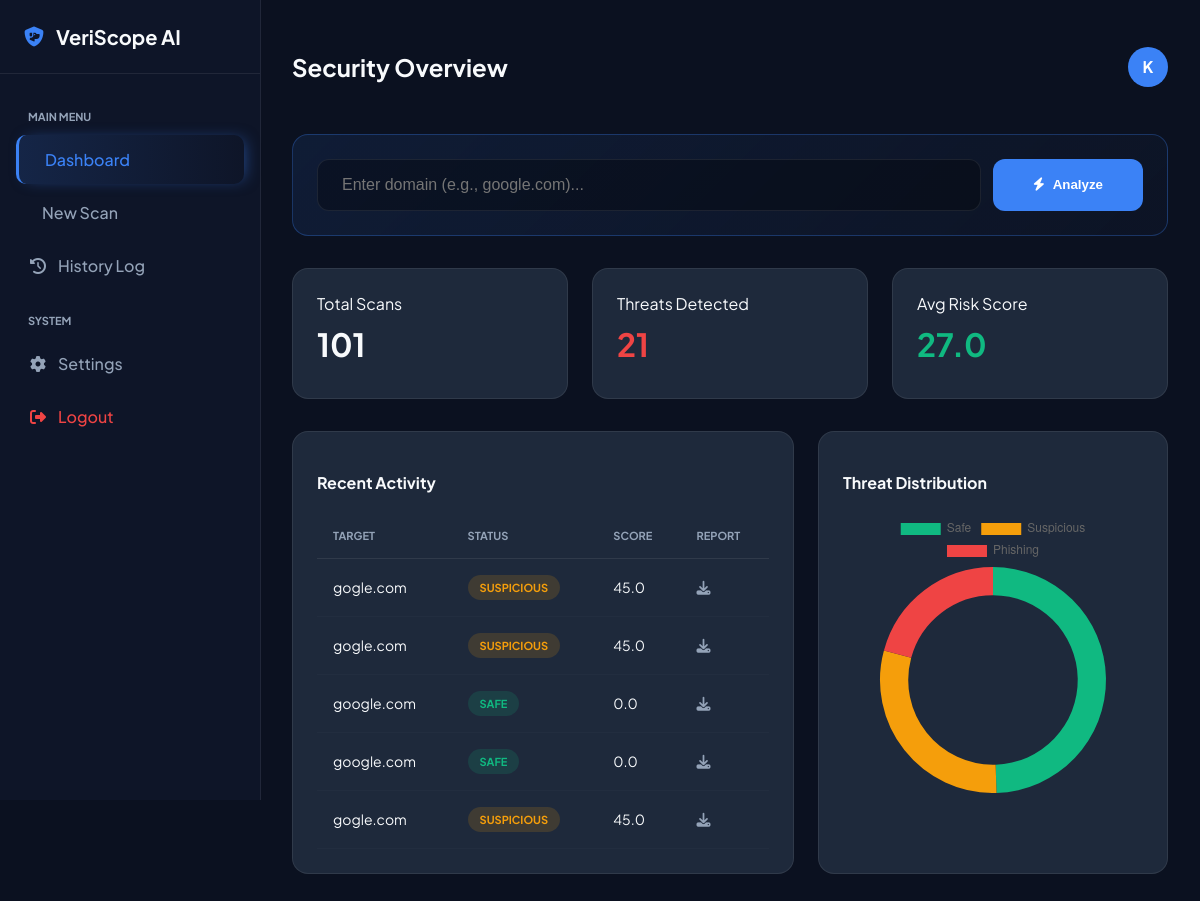
/dashboard (signed in), run on the app's committed database.
### tables this page shows
CREATE TABLE scan_history
                 (id INTEGER PRIMARY KEY, user_id TEXT, url TEXT, status TEXT, details TEXT,
                  domain_age TEXT, ip_address TEXT, website_status TEXT, threat_score REAL,
                  timestamp DATETIME DEFAULT CURRENT_TIMESTAMP);

### app.py (the view, shortened to what this page needs)
@app.route("/dashboard")
def dashboard():
    if 'user_id' in session:
        conn = get_db()
        c = conn.cursor()
        uid = session.get('user_id', '0')
        c.execute("SELECT COUNT(*) FROM scan_history WHERE user_id=?", (uid,))
        total = c.fetchone()[0]
        c.execute("SELECT COUNT(*) FROM scan_history WHERE status='PHISHING' AND user_id=?", (uid,))
        threats = c.fetchone()[0]
        c.execute("SELECT AVG(threat_score) FROM scan_history WHERE user_id=?", (uid,))
        avg = c.fetchone()[0] or 0
        c.execute("SELECT id, url, status, threat_score FROM scan_history WHERE user_id=? ORDER BY timestamp DESC LIMIT 5", (uid,))
        recent_scans = c.fetchall()
        c.execute("SELECT COUNT(*) FROM scan_history WHERE status='SAFE' AND user_id=?", (uid,))
        safe = c.fetchone()[0]
        c.execute("SELECT COUNT(*) FROM scan_history WHERE status='SUSPICIOUS' AND user_id=?", (uid,))
        suspicious = c.fetchone()[0]
        conn.close()
        threat_dist = [{'1': safe}, {'1': suspicious}, {'1': threats}]
        stats = [total, threats, round(avg, 1)]
        return render_template("dashboard.html",
                               stats=stats,
                               recent_scans=recent_scans,
                               threat_dist=threat_dist)

### app.py (called while the page is built)
@app.before_request
def make_session_permanent():
    session.permanent = True

def get_db():
    return sqlite3.connect(DB_NAME)

### templates/dashboard.html (shortened to what this page needs)
<!DOCTYPE html>
<html lang="en">
<head>
    <link href="https://cdnjs.cloudflare.com/ajax/libs/font-awesome/6.4.0/css/all.min.css" rel="stylesheet">
</head>
<body>
    <aside class="sidebar">
        <div class="logo-area"><i class="fas fa-shield-dog" style="color:var(--primary);"></i> VeriScope AI</div>
        <nav class="nav-menu">
            <div class="nav-label">MAIN MENU</div>
            <a href="/dashboard" class="nav-link active"> Dashboard</a>
            <a href="/scan" class="nav-link"> New Scan</a>
            <a href="/history" class="nav-link"><i class="fas fa-history"></i> History Log</a>
            <div class="nav-label" style="margin-top:24px;">SYSTEM</div>
            <a href="/settings" class="nav-link"><i class="fas fa-cog"></i> Settings</a>
            <a href="/logout" class="nav-link" style="color:#ef4444;"><i class="fas fa-sign-out-alt"></i> Logout</a>
        </nav>
    </aside>
    <main class="main-content">
        <div class="header">
            <h2>Security Overview</h2>
            <div class="top-right">
                <div class="avatar" onclick="toggleProfile()">
                    {{ (session.username or session.email or 'U')[0].upper() }}
                </div>
            </div>
        </div>
        <div class="quick-scan-wrapper">
            <form action="/scan" method="POST" class="scan-form" id="dashScanForm">
                <input type="text" name="url" placeholder="Enter domain (e.g., google.com)..." class="scan-input" required>
                <button type="submit" class="btn-scan"><i class="fas fa-bolt"></i> Analyze</button>
            </form>
        </div>
        <div class="stats-grid">
            <div class="card"><div>Total Scans</div><div class="stat-val">{{ stats[0] }}</div></div>
            <div class="card"><div>Threats Detected</div><div class="stat-val" style="color:#ef4444;">{{ stats[1] }}</div></div>
            <div class="card"><div>Avg Risk Score</div><div class="stat-val" style="color:#10b981;">{{ stats[2] }}</div></div>
        </div>
        <div class="dashboard-grid">
            <div class="card">
                <h3 style="margin-bottom:20px;font-size:16px;">Recent Activity</h3>
                <table class="table-container">
                    <thead><tr><th>Target</th><th>Status</th><th>Score</th><th>Report</th></tr></thead>
                    <tbody>
                        {% for scan in recent_scans %}
                        <tr>
                            <td>{{ scan[1] }}</td>
                            <td>
                                {% if scan[2] == 'SAFE' %}<span class="status-pill pill-safe">SAFE</span>
                                {% elif scan[2] == 'PHISHING' %}<span class="status-pill pill-danger">PHISHING</span>
                                {% else %}<span class="status-pill pill-warn">SUSPICIOUS</span>{% endif %}
                            </td>
                            <td>{{ scan[3] }}</td>
                            <td><a href="/download_enhanced_report/{{ scan[0] }}" style="color:#94a3b8;"><i class="fas fa-download"></i></a></td>
                        </tr>
                        {% endfor %}
                    </tbody>
                </table>
            </div>
            <div class="card">
                <h3 style="margin-bottom:20px;font-size:16px;">Threat Distribution</h3>
                <div class="chart-box"><canvas id="threatChart"></canvas></div>
            </div>
        </div>
    </main>
    <script>
        // Chart
        const ctx = document.getElementById('threatChart').getContext('2d');
        new Chart(ctx, { type: 'doughnut', data: { labels: ['Safe','Suspicious','Phishing'], datasets: [{ data: [{{ threat_dist[0]['1'] }},{{ threat_dist[1]['1'] }},{{ threat_dist[2]['1'] }}], backgroundColor: ['#10b981','#f59e0b','#ef4444'], borderWidth: 0 }] }, options: { maintainAspectRatio: false, cutout: '75%' } });
        // Profile popup
        function toggleProfile() {
            const p = document.getElementById('profilePopup');
            p.style.display = (p.style.display === 'flex') ? 'none' : 'flex';
        }
        window.onclick = function(e) {
            const p = document.getElementById('profilePopup');
            if (!e.target.closest('.avatar') && !e.target.closest('.profile-popup')) p.style.display = 'none';
        }
        // ── Limit popup ──
        function vsShowLimitPopup() {
            document.getElementById('vs-limit-overlay').classList.add('active');
            document.body.style.overflow = 'hidden';
        }
        document.getElementById('vs-limit-overlay').addEventListener('click', function(e) {
            if (e.target === this) { this.classList.remove('active'); document.body.style.overflow = ''; }
        });
        document.addEventListener('keydown', function(e) {
            if (e.key === 'Escape') { document.getElementById('vs-limit-overlay').classList.remove('active'); document.body.style.overflow = ''; }
        });
        function getCookie(n) {
            const v = document.cookie.split(';').find(c => c.trim().startsWith(n + '='));
            return v ? parseInt(v.trim().split('=')[1]) : 0;
        }
        const isLoggedIn = {{ 'true' if session.get('user_id') else 'false' }};
        const limitHit   = getCookie('guest_scans') >= 2;
        if (limitHit && !isLoggedIn) {
            document.addEventListener('DOMContentLoaded', vsShowLimitPopup);
            // Intercept the quick scan form on dashboard
            document.getElementById('dashScanForm').addEventListener('submit', function(e) {
                e.preventDefault(); vsShowLimitPopup();
            });
            // Intercept sidebar New Scan link
            document.querySelectorAll('a[href="/scan"]').forEach(function(a) {
                a.addEventListener('click', function(e) { e.preventDefault(); vsShowLimitPopup(); });
            });
        }
    </script>
</body>
</html>

### templates/dashboard.html (style rules this page uses)
:root { --bg-body:#0b1120;--bg-panel:#1e293b;--primary:#3b82f6;--text-main:#f8fafc;--text-muted:#94a3b8;--border:rgba(255,255,255,0.08); }
body { font-family:'Plus Jakarta Sans',sans-serif;background:var(--bg-body);color:var(--text-main);display:flex;min-height:100vh;margin:0; }
.sidebar { width:260px;background:rgba(15,23,42,0.95);border-right:1px solid var(--border);display:flex;flex-direction:column;position:fixed;height:100vh;z-index:100; }
.logo-area { padding:24px;border-bottom:1px solid var(--border);display:flex;align-items:center;gap:12px;font-weight:700;font-size:20px; }
.nav-menu { padding:24px 16px;flex:1; }
.nav-label { font-size:11px;text-transform:uppercase;color:var(--text-muted);font-weight:700;margin:12px 0 12px 12px; }
.nav-link { display:flex;align-items:center;gap:12px;padding:14px;color:var(--text-muted);text-decoration:none;border-radius:10px;margin-bottom:4px;font-weight:500;transition:0.2s; }
.nav-link.active { background:linear-gradient(90deg,rgba(59,130,246,0.15),transparent);color:var(--primary);border-left:3px solid var(--primary);box-shadow:5px 0 15px -5px rgba(59,130,246,0.5); }
.main-content { flex:1;margin-left:260px;padding:32px; }
.header { display:flex;justify-content:space-between;margin-bottom:32px;align-items:center;position:relative;z-index:2000; }
.top-right { display:flex;align-items:center;gap:24px;position:relative; }
.avatar { width:40px;height:40px;background:#3b82f6;border-radius:50%;display:flex;align-items:center;justify-content:center;font-weight:700;color:white;font-size:16px;cursor:pointer;transition:transform 0.2s; }
.quick-scan-wrapper { background:linear-gradient(135deg,rgba(59,130,246,0.1),rgba(15,23,42,0.5));border:1px solid rgba(59,130,246,0.3);border-radius:16px;padding:24px;display:flex;align-items:center;justify-content:center;margin-bottom:32px; }
.scan-form { width:100%;display:flex;gap:12px; }
.scan-input { flex:1;background:rgba(0,0,0,0.3);border:1px solid var(--border);padding:16px 24px;border-radius:12px;color:#fff;font-size:16px;outline:none; }
.btn-scan { background:var(--primary);color:#fff;border:none;padding:0 40px;border-radius:12px;font-weight:600;cursor:pointer;display:flex;align-items:center;gap:8px; }
.stats-grid { display:grid;grid-template-columns:repeat(3,1fr);gap:24px;margin-bottom:32px; }
.card { background:var(--bg-panel);border:1px solid var(--border);border-radius:16px;padding:24px;transition:transform 0.3s ease,box-shadow 0.3s ease,border-color 0.3s; }
.stat-val { font-size:32px;font-weight:700;margin:10px 0; }
.dashboard-grid { display:grid;grid-template-columns:2fr 1fr;gap:24px;margin-bottom:32px; }
.table-container { width:100%;border-collapse:collapse; }
.table-container th { text-align:left;padding:16px;color:var(--text-muted);font-size:11px;text-transform:uppercase;border-bottom:1px solid var(--border); }
.table-container td { padding:16px;border-bottom:1px solid rgba(255,255,255,0.02);font-size:14px;color:#f8fafc; }
.table-container tbody tr { transition:background-color 0.2s; }
.status-pill { padding:6px 12px;border-radius:20px;font-size:11px;font-weight:700;display:inline-flex;align-items:center;gap:6px; }
.pill-safe { background:rgba(16,185,129,0.15);color:#10b981; }
.pill-warn { background:rgba(245,158,11,0.15);color:#f59e0b; }
.chart-box { height:280px;width:100%;display:flex;align-items:center;justify-content:center; }

### data on the page
scan_history: url "gogle.com", status "SUSPICIOUS", threat_score "45.0"
scan_history: url "gogle.com", status "SUSPICIOUS", threat_score "45.0"
scan_history: url "google.com", status "SAFE", threat_score "0.0"
scan_history: url "google.com", status "SAFE", threat_score "0.0"
scan_history: url "gogle.com", status "SUSPICIOUS", threat_score "45.0"

### other printed values
{{ (session.username or session.email or 'U')[0].upper() }} "K"
{{ stats[0] }} "101"
{{ stats[1] }} "21"
{{ stats[2] }} "27.0"
chart data {{ threat_dist[0]['1'] }} 50
chart data {{ threat_dist[1]['1'] }} 30
chart data {{ threat_dist[2]['1'] }} 21
